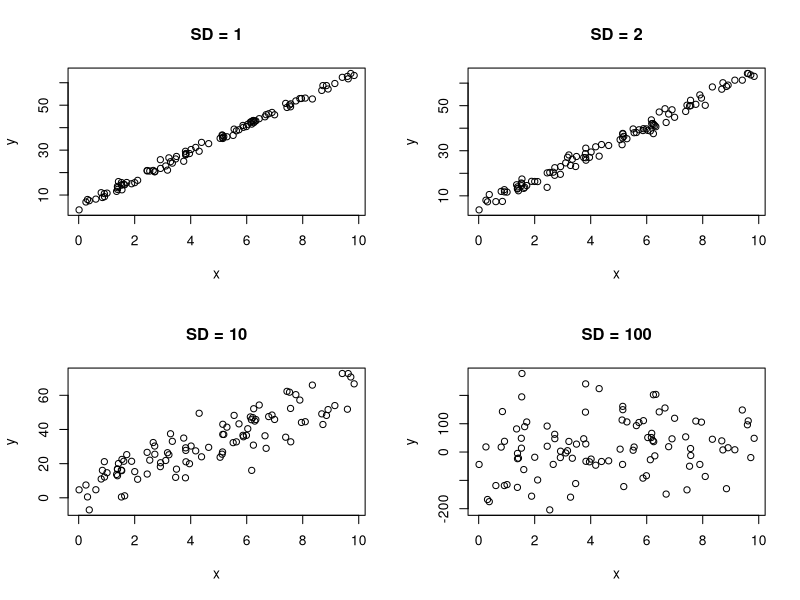
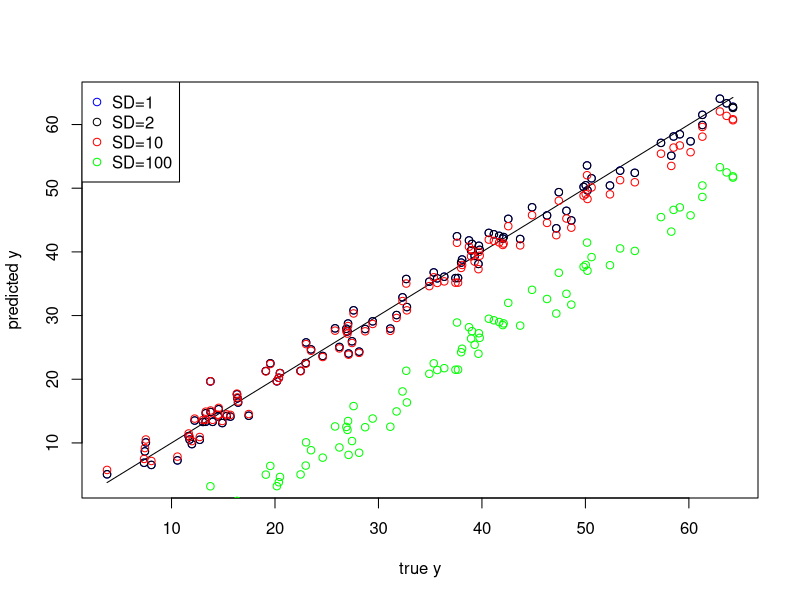
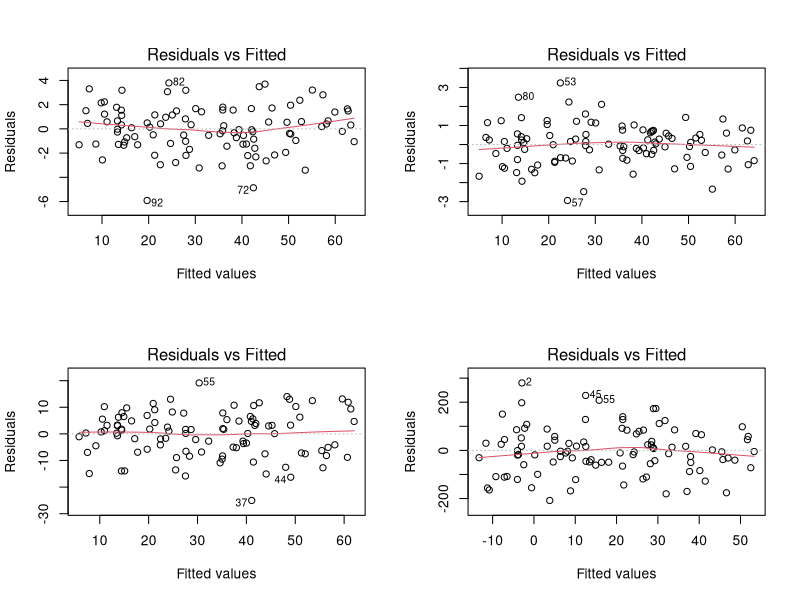
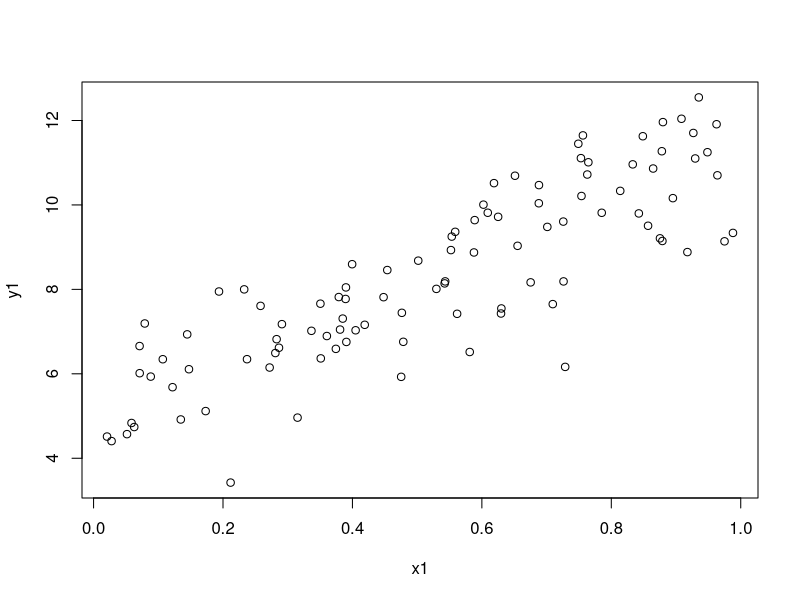
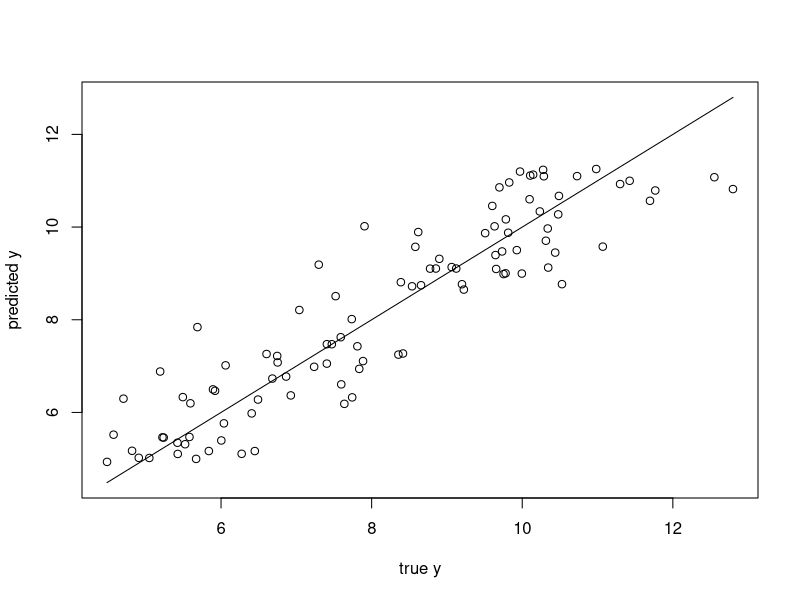
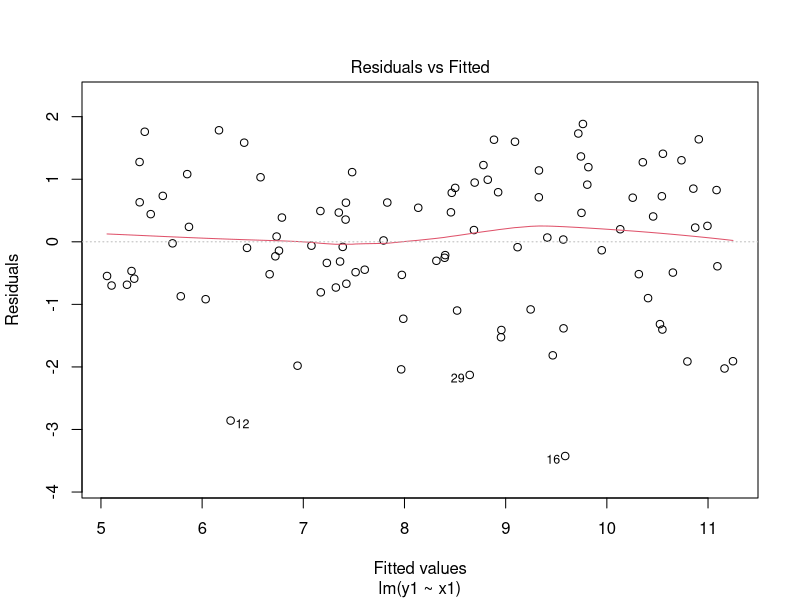
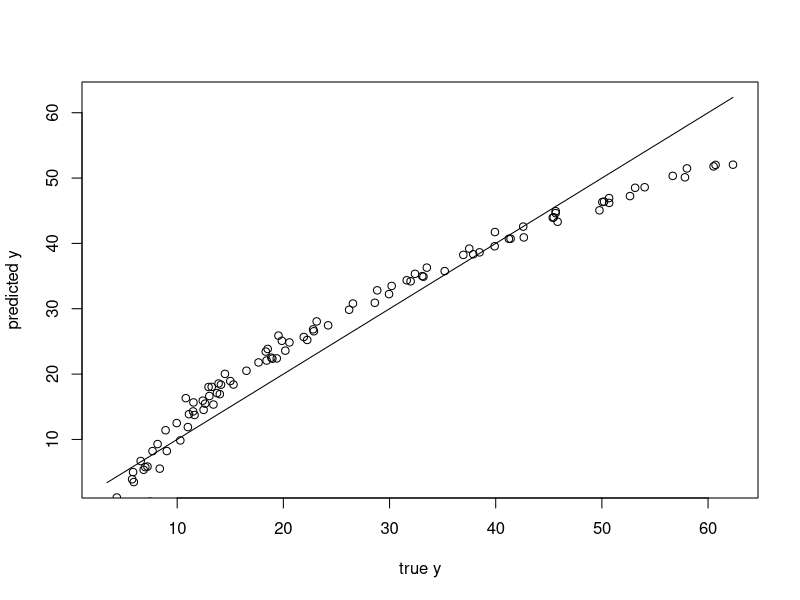
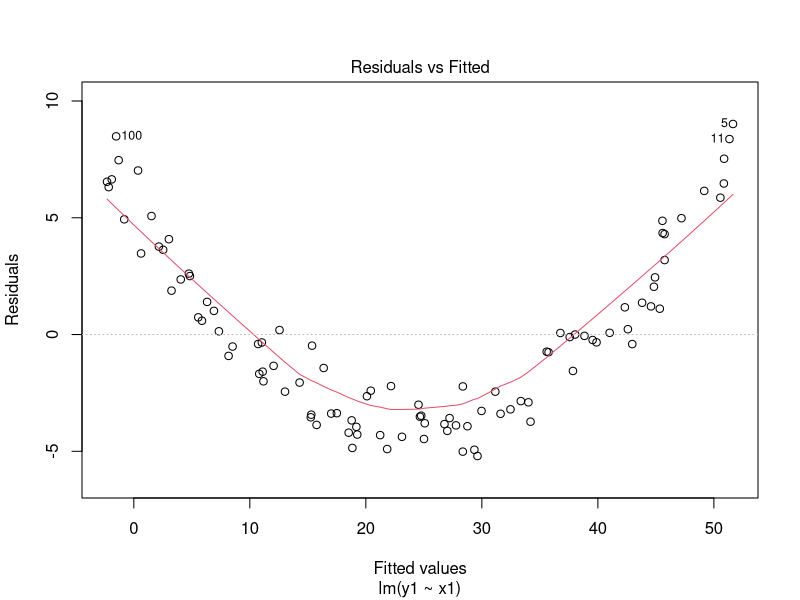

Recreate these plots in R, in order.
#setwd("~/LAB")
rm(list=ls())

#=============================Part(1)=====================================
x <- runif(100, 0, 10)     # 100 draws between 0 & 10

#(Q1) Try changing the value of standard deviation (sd) in the next command 
#How do the data points change for different values of standard deviation?
y <- 5 + 6*x + rnorm(100, sd = 2)  # default values for rnorm (mean = 0 and sigma = 1)
#The above command generates 100 random numbers from a normal distribution with mean 0 and standard deviation 2, and adds them to the linear function 5 + 6*x.
# Answer: The data points will be scattered around the line defined by the equation 5 + 6*x. The amount of scatter (or noise) in the data points is controlled by the standard deviation of the normal distribution used to generate the random numbers. A higher standard deviation will result in more scattered data points, while a lower standard deviation will result in data points that are closer to the line.

#The standard deviation controls the amount of noise in the data. A higher standard deviation will result in more scattered data points around the line defined by 5 + 6*x, while a lower standard deviation will result in data points that are closer to the line.
# so let's repeat the above command with different values of standard deviation to see how the data points change:
y_sd1 <- 5 + 6*x + rnorm(100, sd = 1)  
y_sd10 <- 5 + 6*x + rnorm(100, sd = 10)
y_sd100 <- 5 + 6*x + rnorm(100, sd = 100)

#Plot them to visualize the effect of different standard deviations on the data points:
# create new figure for plotting
dev.new()
par(mfrow=c(2,2)) # parameters for the next plot
plot(x, y_sd1, main="SD = 1", xlab="x", ylab="y")
plot(x, y, main="SD = 2", xlab="x", ylab="y")
plot(x, y_sd10, main="SD = 10", xlab="x", ylab="y")
plot(x, y_sd100, main="SD = 100", xlab="x", ylab="y")

# OLS model
# OLS : Ordinary Least Squares
model1 <- lm(y ~ x)
# Learn about this object by saying ?lm and str(d)

# Compact model results
print(model1)
#(Q2) How are the coefficients of the linear model affected by changing the value
#of standard deviation in Q1?
# Answer: The coefficients of the linear model (the intercept and the slope) are not affected by changing the value of standard deviation in Q1. The coefficients are determined by the underlying relationship between x and y, which is defined by the equation 5 + 6*x. The standard deviation only affects the amount of noise in the data points, but it does not change the underlying relationship between x and y, so the coefficients remain the same regardless of the standard deviation used to generate the data.
# to make it more clear, let's fit the linear model to the data generated with different standard deviations and compare the coefficients:
model_sd1 <- lm(y_sd1 ~ x)
model_sd10 <- lm(y_sd10 ~ x)
model_sd100 <- lm(y_sd100 ~ x)
print(model_sd1)
print(model_sd10)
print(model_sd100)
# As you can see, the coefficients (intercept and slope) are very close to each other across the different models, confirming that the standard deviation does not affect the coefficients of the linear model.
# but the 10 standard deviation model has more noise, so the coefficients may be less accurate and have a wider confidence interval compared to the models with lower standard deviations.

# Regression diagnostics --
ypred <- predict(model1) # use the trained model to predict the same training data
# Learn about predict by saying ?predict.lm
# dev.new()
# par(mfrow=c(2,2)) # parameters for the next plot
# plot(y,y, type="l", xlab="true y", ylab="predicted y") # ploting the ideal line
# points(y, ypred) # plotting the predicted points
                 # the nearer to the ideal line the better
ypred_sd1 <- predict(model_sd1)
ypred_sd10 <- predict(model_sd10)
ypred_sd100 <- predict(model_sd100)
# create new figure for plotting
dev.new()
par(mfrow=c(1,1)) # parameters for the next plot
plot(y,y, type="l", xlab="true y", ylab="predicted y") # ploting the ideal line
points(y, ypred_sd1, col="blue") # plotting the predicted points for sd=1
points(y, ypred, col="black") # plotting the predicted points for sd=2
points(y, ypred_sd10, col="red") # plotting the predicted points for sd=10
points(y, ypred_sd100, col="green") # plotting the predicted points for sd=100
legend("topleft", legend=c("SD=1", "SD=2", "SD=10", "SD=100"), col=c("blue", "black", "red", "green"), pch=1)

# Detailed model results
d1 <- summary(model1)
print(model1)

#(Q3) How is the value of R-squared affected by changing the value
#of standard deviation in Q1?
# repeat the above steps for different standard deviations and compare the R-squared values:
d_sd1 <- summary(model_sd1)
d_sd10 <- summary(model_sd10)
d_sd100 <- summary(model_sd100)

# Learn about this object by saying ?summary.lm and by saying str(d)
cat("OLS sd(1) gave slope of ", d1$coefficients[2,1],   
    "and an R-sqr of ", d_sd1$r.squared, "\n")
cat("OLS sd(2) gave slope of ", d1$coefficients[2,1],   
    "and an R-sqr of ", d_sd1$r.squared, "\n")
cat("OLS sd(10) gave slope of ", d_sd10$coefficients[2,1],   
    "and an R-sqr of ", d_sd10$r.squared, "\n")
cat("OLS sd(100) gave slope of ", d_sd100$coefficients[2,1],   
    "and an R-sqr of ", d_sd100$r.squared, "\n")
# Answer: The value of R-squared is affected by changing the value of standard deviation in Q1.
# As the standard deviation increases, the amount of noise in the data increases, which can lead to a decrease in the R-squared value. 
# This is because R-squared measures the proportion of variance in the dependent variable (y) that is explained by the independent variable (x) in the model. 
# When there is more noise in the data, it becomes harder for the model to explain the variance in y, resulting in a lower R-squared value near 0.
# Conversely, when there is less noise (lower standard deviation), the model can explain more of the variance in y, leading to a higher R-squared value nearer to 1.


#Graphic dignostic (cont.)
# create new figure for plotting
dev.new()
par(mfrow=c(2,2)) # parameters for the next plot
plot(model1, 1) # plot the diagnostic graphs
plot(model_sd1, 1) # plot the diagnostic graphs for sd=1
plot(model_sd10, 1) # plot the diagnostic graphs for sd=10
plot(model_sd100, 1) # plot the diagnostic graphs for sd=100

#(Q4)What do you conclude about the residual plot? Is it a good residual plot?
# Answer: The residual plot shows the residuals (the differences between the observed and predicted values) on the y-axis and the fitted values (the predicted values) on the x-axis.
# A good residual plot should show a random scatter of points around the horizontal line at zero, indicating that the residuals are randomly distributed and that the model is a good fit for the data.
# In this case, if the residual plot shows a random scatter of points around the horizontal line at zero, it would suggest that the model is a good fit for the data. However, if the residual plot shows a pattern (such as a funnel shape, a curve, or a systematic trend), it would indicate that the model is not a good fit for the data and that there may be some issues with the model, such as heteroscedasticity (non-constant variance of residuals) or non-linearity. 
# Therefore, the conclusion about the residual plot would depend on the specific pattern observed in the plot.


# This IS a good residual plot because:
# - Residuals are randomly scattered around the horizontal zero line
# - No visible pattern or curve in the residuals
# - Variance of residuals appears roughly constant (homoscedasticity)
# - This confirms the linear model is appropriate for this data

#========================End of Part(1)==============================================

#========================Part(2)=====================================================
#Training a linear regression model
x1 <- runif(100) 
# introduce a slight nonlinearity
#(A)
y1 = 5 + 6*x1 + 0.1*x1*x1 + rnorm(100)
# create new figure for plotting
dev.new()
plot(x1,y1)
model <- lm(y1 ~ x1)

summary(model)

#Creating a test set (test vector)

#EDIT: We renamed the variable as x1 instead of xtest (in previous versions)
#becaues the lm function searches in the formula for variables named 
#with x1 and not any other name.
#So, if you used xtest, the lm function will not know what is xtest and
#a random plot will be generated. 

x1 <- runif(100)
#(B)
ytrue = 5 + 6*x1 + 0.1*x1*x1 + rnorm(100)  # same equation of y1 but on xtest to get true y for xtest

ypred <- predict(model, data.frame(x1))
# create new figure for plotting
dev.new()
par(mfrow=c(1,1))
plot(ytrue, ytrue, type="l", xlab="true y", ylab="predicted y")
points(ytrue, ypred)

# graphic dignostic (cont.)
# create new figure for plotting
dev.new()
par(mfrow=c(1,1)) # parameters for the next plot
plot(model, 1) # plot the diagnostic graphs

#(Q5)What do you conclude about the residual plot? Is it a good residual plot?

# This is still a GOOD residual plot.
# Because the nonlinear coefficient (0.1) is very small, the nonlinearity is negligible.
# Residuals appear randomly scattered with no clear pattern.
# The linear model is a good approximation in this case.


#(Q6)Now, change the coefficient of the non-linear term in the original model for (A) training 
#and (B) testing to a large value instead. What do you notice about the residual plot?
x1 <- runif(100)
y1 = 5 + 6*x1 + 50*x1*x1 + rnorm(100)  # increased the non-linear coefficient to 5
model <- lm(y1 ~ x1)
x1 <- runif(100)
ytrue = 5 + 6*x1 + 50*x1*x1 + rnorm(100)  # same equation of y1 but on xtest to get true y for xtest to get true y for xtest
ypred <- predict(model, data.frame(x1))
# create new figure for plotting
dev.new()
par(mfrow=c(1,1))
plot(ytrue, ytrue, type="l", xlab="true y", ylab="predicted y")
points(ytrue, ypred)
# graphic dignostic (cont.)
# create new figure for plotting
dev.new()
par(mfrow=c(1,1)) # parameters for the next plot
plot(model, 1) # plot the diagnostic graphs 

# With a large nonlinear coefficient (e.g., 50), the residual plot shows a clear
# curved/U-shaped pattern. Residuals are NOT randomly scattered — they are
# systematically positive in the middle and negative at the extremes (or vice versa).
# This indicates the linear model is NOT appropriate, and a polynomial/nonlinear
# model should be used instead.

#===============================End of Part(2)=============================================

# #=================================Part(3)==================================================
# #(Q7) Import the dataset LungCapData.tsv. What are the variables in this dataset?

# #(Q8) Draw a scatter plot of Age (x-axis) vs. LungCap (y-axis). Label x-axis "Age" and y-axis "LungCap"

# #(Q9) Draw a pair-wise scatter plot between Lung Capacity, Age and Height. 
# #Check the slides for how to plot a pair-wise scatterplot

# #(Q10) Calculate correlation between Age and LungCap, and between Height and LungCap.
# #Hint: You can use the function cor

# #(Q11) Which of the two input variables (Age, Height) are more correlated to the 
# #dependent variable (LungCap)?

# #(Q12) Do you think the two variables (Height and LungCap) are correlated ? why ?

# #(Q13) Fit a liner regression model where the dependent variable is LungCap 
# #and use all other variables as the independent variables

# #(Q14) Show a summary of this model

# #(Q15) What is the R-squared value here ? What does R-squared indicate?

# #(Q16) Show the coefficients of the linear model. Do they make sense?
# #If not, which variables don't make sense? What should you do?

# #(Q17) Redraw a scatter plot between Age and LungCap. Display/Overlay the linear model (a line) over it.
# #Hint: Use the function abline(model, col="red").
# #Note (1) : A warning will be displayed that this function will display only the first two 
# #           coefficients in the model. It's OK.
# #Note (2) : If you are working correctly, the line will not be displayed on the plot. Why?

# #(Q18)Repeat Q13 but with these variables Age, Smoke and Cesarean as the only independent variables.

# #(Q19)Repeat Q16, Q17 for the new model. What happened?

# #(Q20)Predict results for this regression line on the training data.

# #(Q21)Calculate the mean squared error (MSE)of the training data.
